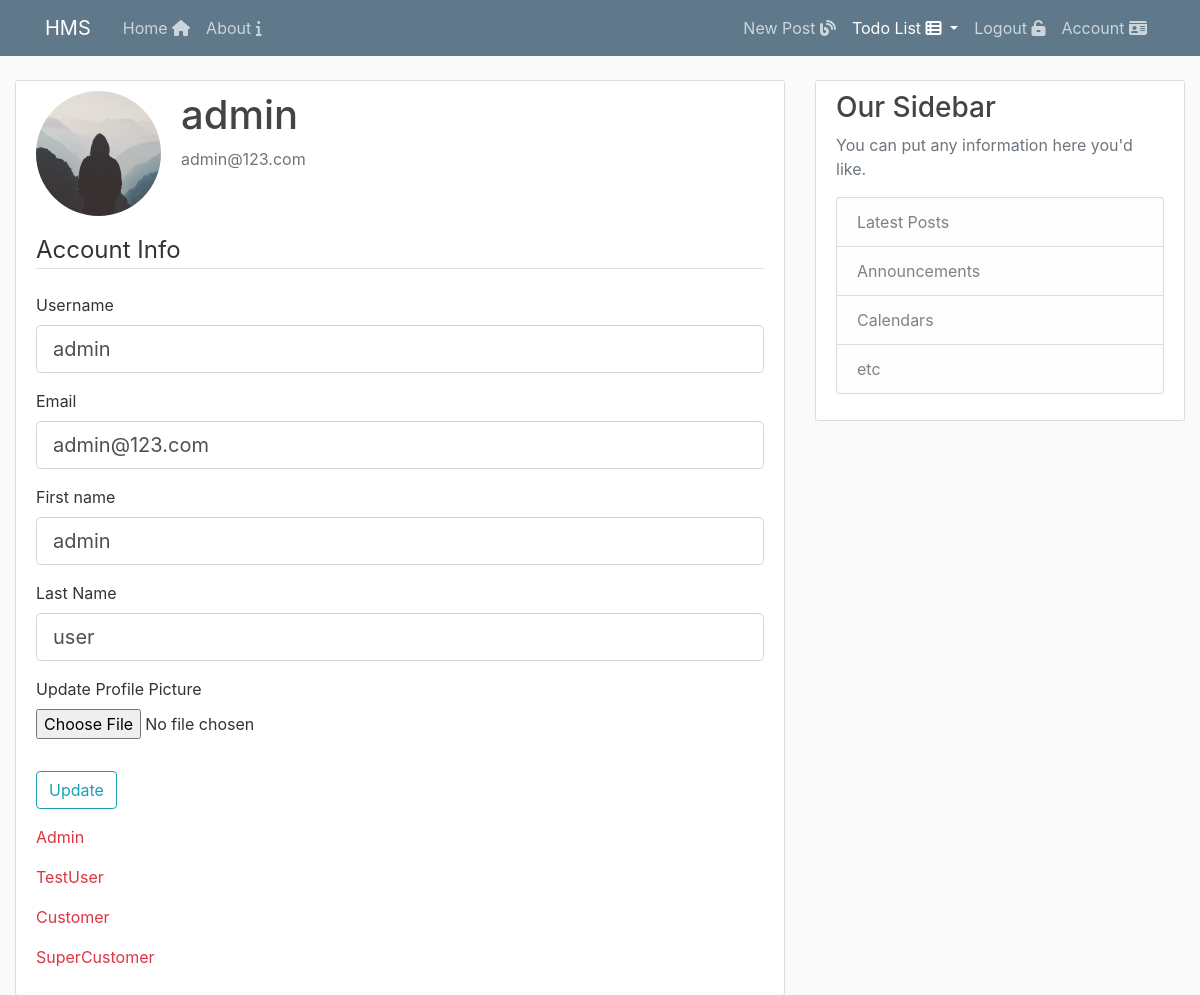
/account (signed in), run on the app's committed database.
### app/models.py (models this page shows, shortened)
class User(db.Model, UserMixin):
    __tablename__ = 'users'
    id = db.Column(db.Integer, primary_key=True)
    active = db.Column('is_active', db.Boolean(),
                       nullable=False, server_default='1')
    username = db.Column(db.String(20), unique=True, nullable=False)
    email = db.Column(db.String(255, collation='NOCASE'),
                      nullable=False, unique=True)
    email_confirmed_at = db.Column(db.DateTime())
    password = db.Column(db.String(255), nullable=False, server_default='')
    image_file = db.Column(db.String(20), nullable=False,
                           default='default.jpg')
    first_name = db.Column(db.String(100, collation='NOCASE'),
                           nullable=False, server_default='')
    last_name = db.Column(db.String(100, collation='NOCASE'),
                          nullable=False, server_default='')
    roles = db.relationship('Role', secondary='user_roles')
    posts = db.relationship('Post', backref='author', lazy=True)
    todoLists = db.relationship('ToDoList', backref="user", lazy=True)
    allComments = db.relationship('ToDoItemComments', backref="user", lazy=True)
    workLogs = db.relationship('ToDoItemWorkLog', backref="user", lazy=True)

class Role(db.Model):
    __tablename__ = 'roles'
    id = db.Column(db.Integer(), primary_key=True)
    name = db.Column(db.String(50), unique=True)

### app/users/routes.py (the view)
@users.route('/account', methods=['GET', 'POST'])
@login_required
def account():
    form = UpdateAccountForm()
    if form.validate_on_submit():
        if form.picture.data:
            picture_file = save_picture(form.picture.data)
            current_user.image_file = picture_file
        current_user.username = form.username.data
        current_user.email = form.email.data
        current_user.first_name = form.first_name.data
        current_user.last_name = form.last_name.data
        db.session.commit()
        flash('Your account has been updated', 'success')
        return redirect(url_for('users.account'))
    elif request.method == 'GET':
        form.username.data = current_user.username
        form.email.data = current_user.email
        form.first_name.data = current_user.first_name
        form.last_name.data = current_user.last_name
    image_file = url_for(
        'static', filename='profile_pics/' + current_user.image_file)
    return render_template('/users/account.html', title='Account', image_file=image_file, form=form, roles=current_user.roles)

### app/users/forms.py (shortened to what this page needs)
class UpdateAccountForm(FlaskForm):
    username = StringField('Username', validators=[DataRequired(), Length(min=2, max=20)])
    email = StringField('Email', validators=[DataRequired(), Email()])
    first_name = StringField('First name', validators=[DataRequired(), Length(min=2, max=100)])
    last_name = StringField('Last Name', validators=[DataRequired(), Length(min=2, max=100)])
    picture = FileField('Update Profile Picture', validators=[FileAllowed(['jpg','png'])])
    submit = SubmitField('Update')

### app/models.py (called while the page is built)
@login_manager.user_loader
def load_user(user_id):
    return User.query.get(int(user_id))

### app/templates/users/account.html (shortened to what this page needs)
{% extends "layout.html" %}
{% block content %}
<div class="content-section">
    <div class="media">
        <img class="rounded-circle account-img" src="{{ image_file }}">
        <div class="media-body">
            <h2 class="account-heading">{{current_user.username }}</h2>
            <p class="text-secondary">{{ current_user.email }}</p>
        </div>
    </div>
    <form method="POST" action="" enctype="multipart/form-data">
        <fieldset class="form-group">
            <legend class="border-bottom mb-4">Account Info</legend>
            <div class="form-group">
                {{ form.username.label(class="form-control-label") }}
                {% if form.username.errors %}
                {{ form.username(class="form-control form-control-lg is-invalid") }}
                <div class="invalid-feedback">
                    {% for error in form.username.errors %}
                    <span>{{ error }}</span>
                    {% endfor %}
                </div>
                {% else %}
                {{ form.username(class="form-control form-control-lg") }}
                {% endif %}
            </div>
            <div class="form-group">
                {{ form.email.label(class="form-control-label") }}
                {% if form.email.errors %}
                {{ form.email(class="form-control form-control-lg is-invalid") }}
                <div class="invalid-feedback">
                    {% for error in form.email.errors %}
                    <span>{{ error }}</span>
                    {% endfor %}
                </div>
                {% else %}
                {{ form.email(class="form-control form-control-lg") }}
                {% endif %}
            </div>
            <div class="form-group">
                {{ form.first_name.label(class="form-control-label") }}
                {% if form.first_name.errors %}
                {{ form.first_name(class="form-control form-control-lg is-invalid") }}
                <div class="invalid-feedback">
                    {% for error in form.first_name.errors %}
                    <span>{{ error }}</span>
                    {% endfor %}
                </div>
                {% else %}
                {{ form.first_name(class="form-control form-control-lg") }}
                {% endif %}
            </div>
            <div class="form-group">
                {{ form.last_name.label(class="form-control-label") }}
                {% if form.last_name.errors %}
                {{ form.last_name(class="form-control form-control-lg is-invalid") }}
                <div class="invalid-feedback">
                    {% for error in form.last_name.errors %}
                    <span>{{ error }}</span>
                    {% endfor %}
                </div>
                {% else %}
                {{ form.last_name(class="form-control form-control-lg") }}
                {% endif %}
            </div>
            <div class="form-group">
                {{ form.picture.label(class="form-control-label") }}
                {{ form.picture(class="form-control-file") }}
            </div>
        </fieldset>
        <div class="form-group">
            {{ form.submit(class="btn btn-outline-info") }}
        </div>
    </form>
    <div class="role-container">
        {% for role in roles%}
        <p class="text-danger">{{role.name}}</p>
        {% endfor %}
    </div>
</div>
{% endblock content%}

### app/static/styles/main.css (style rules this page uses)
body { background: #fafafa; color: #333333; margin-top: 5rem; }
h1, h2, h3, h4, h5, h6 { color: #444444; }
.content-section { background: #ffffff; padding: 10px 20px; border: 1px solid #dddddd; border-radius: 3px; margin-bottom: 20px; }
.account-img { height: 125px; width: 125px; margin-right: 20px; margin-bottom: 16px; }
.account-heading { font-size: 2.5rem; }

### data on the page
User: username "admin", email "admin@123.com", first_name "admin", last_name "user"
Role: name "Admin"
Role: name "TestUser"
Role: name "Customer"
Role: name "SuperCustomer"
